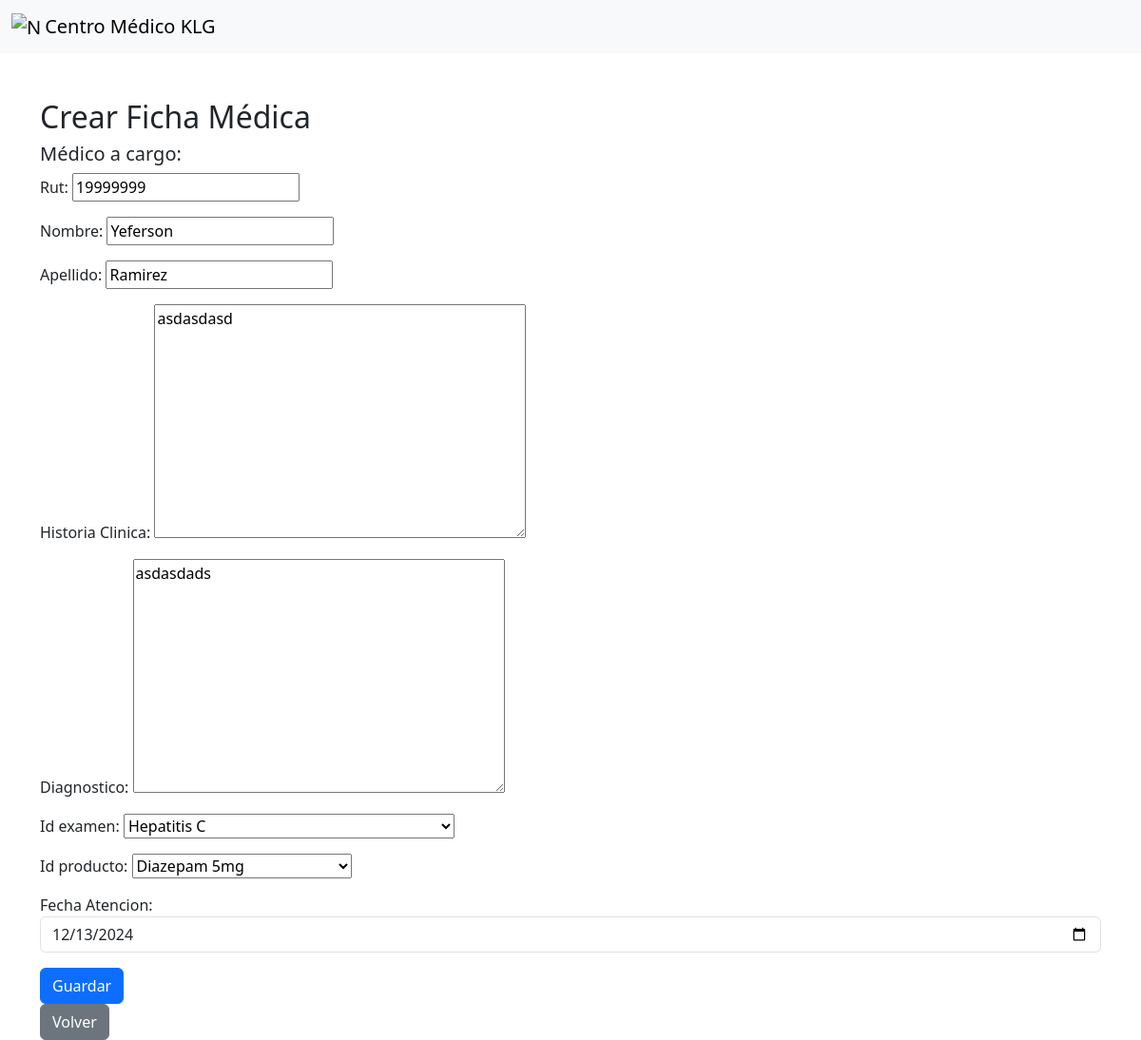
Page /fichas/19/edit/ on the committed database.
### App/models.py (models this page shows, shortened)
class FichaMedica(models.Model):
    id_ficha = models.AutoField(primary_key=True)
    rut_paciente = models.CharField(max_length=20)
    nombre_paciente = models.CharField(max_length=255, blank=True, null=True)
    apellido_paciente = models.CharField(max_length=255, blank=True, null=True)
    rut_medico = models.ForeignKey(Medicos, on_delete=models.CASCADE)
    anamnesis = models.TextField(blank=True, null=True)
    diagnostico = models.TextField(blank=True, null=True)
    id_examen = models.ForeignKey(Examenes, on_delete=models.CASCADE, blank=True, null=True)
    id_producto = models.ForeignKey(Productos, on_delete=models.CASCADE, blank=True, null=True)
    fecha_atencion = models.DateField()

class Examenes(models.Model):
    id_examen = models.AutoField(primary_key=True)
    nombre_examen = models.CharField(max_length=255, blank=True, null=True)
    precio_examen = models.DecimalField(max_digits=10, decimal_places=2, blank=True, null=True)
    def __str__(self):
        return self.nombre_examen or "Sin nombre"

### App/views.py (the view)
# urls.py: path('fichas/<int:pk>/edit/', views.ficha_medica_edit, name='ficha_medica_edit'),
def ficha_medica_edit(request, pk):
    ficha_medica = get_object_or_404(FichaMedica, pk=pk)
    if request.method == 'POST':
        form = FichaMedicaForm(request.POST, instance=ficha_medica)
        if form.is_valid():
            try:
                form.save()
                return redirect('ficha_medica_list')
            except:
                form.add_error(None, "Error saving the form. Please check the foreign key fields.")
    else:
        form = FichaMedicaForm(instance=ficha_medica)
    return render(request, 'App/ficha_medica_edit.html', {'form': form, 'ficha_medica': ficha_medica})

### App/forms.py
class FichaMedicaForm(forms.ModelForm):
    id_examen = forms.ModelChoiceField(queryset=Examenes.objects.all(), required=True)
    id_producto = forms.ModelChoiceField(queryset=Productos.objects.all(), required=True)
    class Meta:
        model = FichaMedica
        fields = ['rut_paciente', 'nombre_paciente', 'apellido_paciente', 'anamnesis', 'diagnostico', 'id_examen', 'id_producto', 'fecha_atencion']
        labels = {
            'rut_paciente': 'Rut',
            'nombre_paciente': 'Nombre',
            'apellido_paciente': 'Apellido',
            'anamnesis': 'Historia Clinica',
            'diagnostico': 'Diagnostico',
            'id_examen': 'Examen',
            'id_producto': 'Medicamentos',
            'fecha_atencion': 'Fecha Atencion',
        }
        widgets = {
            'fecha_atencion': forms.DateInput(attrs={'type': 'date', 'class': 'form-control'}),
        }

### App/models.py (called while the page is built)
    def __str__(self):
        return self.nombre_producto or "Sin nombre"

### App/templates/App/ficha_medica_edit.html (shortened to what this page needs)
{% extends "layout/base.html" %}
{% block content %}
<div class="container mt-5">
    <h2>Crear Ficha Médica</h2>
    <h5>Médico a cargo: {{ medic.nombre_medico }} {{ medic.apellido_medico }}</h5>
    <form method="POST">
        {{ form.as_p }}
        <button type="submit" class="btn btn-primary">Guardar</button>
    </form>
    <div>
        <div class="card-footer">
            <a href="{% url 'medic_menu' %}" class="btn btn-secondary">Volver</a>
          </div>
    </div>
</div>
{% endblock %}

### rows in the picture
FichaMedica: rut_paciente "19999999", nombre_paciente "Yeferson", apellido_paciente "Ramirez", anamnesis "asdasdasd", diagnostico "asdasdads", id_producto "Diazepam 5mg", fecha_atencion "12/13/2024"
Examenes: id_examen "Hepatitis C"
